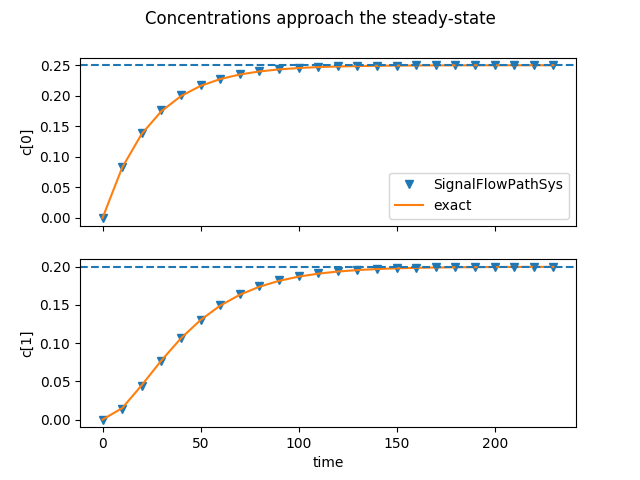

Recreate this plot in Python.
#!/usr/bin/env python

"""Two-compartment mixing (Fulford et al 1997, p. 359)

Fulford, G., P. Forrester, & A. Jones (1997). *Modelling with
Differential and Difference Equations,* Volume 10 of *Australian
Mathematical Society Lecture Series*. Cambridge University Press

:author: gmcbain

:created: 2016-10-20

"""

from os.path import extsep

import matplotlib.pyplot as plt
import numpy as np
from pandas import DataFrame

from dysys import ScalarLinearDySys

from dysys.signal_flow_path_sys import SignalFlowPathSys


def main(name: str) -> None:

    ic = np.zeros(2)

    c = ic
    dt = 10
    endtime = 240

    sfpsys = SignalFlowPathSys([
        ScalarLinearDySys(1, 0.04, lambda *_: 0.01, 0.5),
        ScalarLinearDySys(1, 0.05, lambda _, __, ___, ____, y: y / 25, 0.5)])

    sfpeqm = sfpsys.equilibrium(ic)

    print('SignalFlowPathSysEquilibrium:', sfpeqm)
    eqm = np.array([0.25, 0.2])
    np.testing.assert_allclose(sfpeqm, eqm)
    ptrajectory = DataFrame({t: x for t, x, _ in
                             sfpsys.march_till(endtime, dt, ic)}).T

    exact = DataFrame({t: np.array([eqm[0] * (1 - np.exp(-t/25)),
                                    (1 - np.exp(-t/25)) -
                                    4/5 * (1 - np.exp(-t/20))])
                       for t in ptrajectory.index}).T
    np.testing.assert_allclose(ptrajectory, exact, atol=1e-2)

    fig, ax = plt.subplots(2, sharex=True)
    fig.suptitle('Concentrations approach the steady-state')
    for i, c in enumerate(ptrajectory):
        ptrajectory[c].plot(ax=ax[i], marker='v', linestyle='None',
                            label='SignalFlowPathSys')
        exact[c].plot(ax=ax[i], label='exact')
        ax[i].axhline(eqm[i], linestyle='--')
        ax[i].set_ylabel('c[{0}]'.format(i))
    ax[1].set_xlabel('time')
    ax[0].legend(loc=4)
    fig.savefig(extsep.join([name, 'png']))


if __name__ == '__main__':
    from os.path import basename, splitext
    from sys import argv
    main(splitext(basename(argv[0]))[0])
